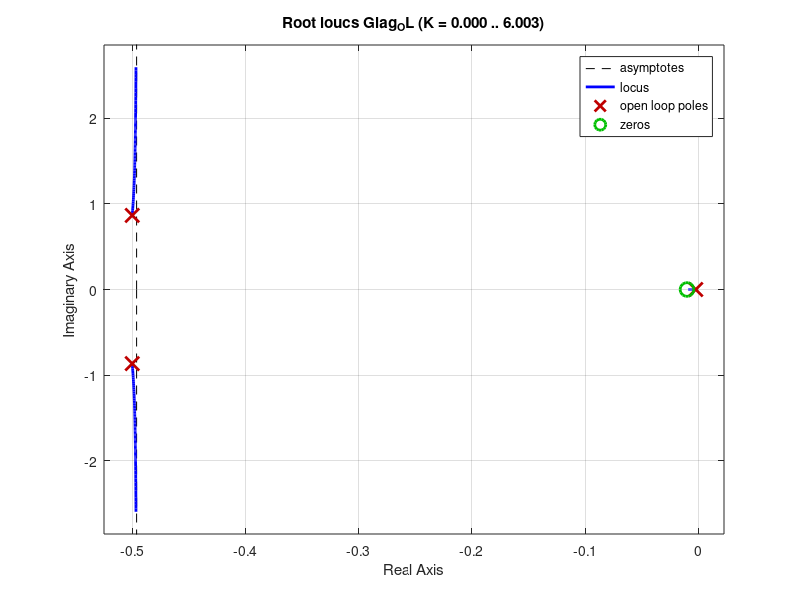

Write the MATLAB code that produced this figure.
%% System Variables
M = 1; B = 4; K = 3; %mass spring and damper constants
Kg = 0.8; %K gain

%% Root locus Method
s = tf('s');                    %independent variable s
integ = 1/s;                    %integrator
G = 1/(M*(s^2)+B*s+K);          %plant transfer function
G_ol = G*integ*Kg;              %openloop transfer function
G_cl = G_ol/(1+G_ol);           %closed loop transfer function
rlocus(G);                      
%stepinfo(G_cl)

%% Lead Compensator
M = 1; B = 1; K = 1; %mass spring and damper constants
Kg = 0.8; %K gain

Lz = 1.6474; Lp = 6.95;   %lead compensator parameters

s = tf('s');
integ = 1/s;
G = 1/(M*(s^2)+B*s+K);

lead = (s+Lz)/(s+Lp);
rlocus(G*lead)

%% Lag Compsenator
lagz = 0.01; lagp = 0.0022;
lagtf = (s+lagz)/(s+lagp);
Glag_OL = G*lagtf;
rlocus(Glag_OL);